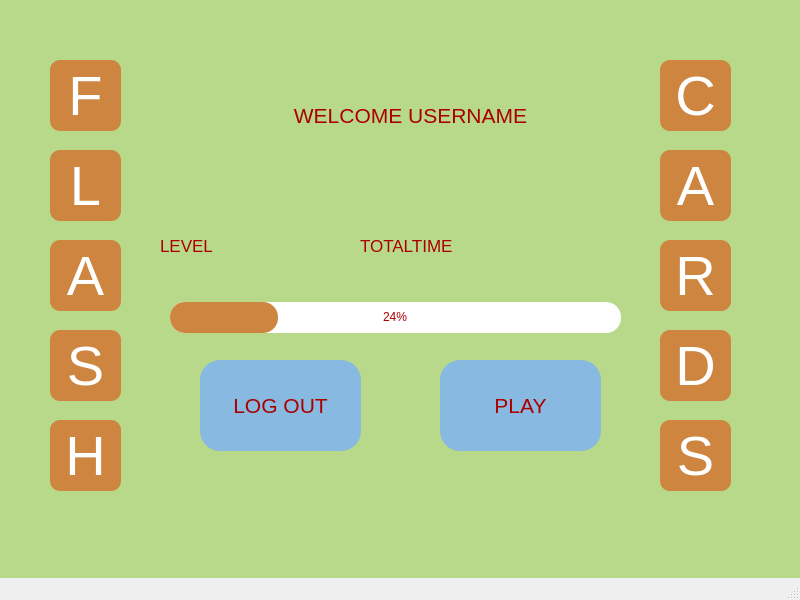
<?xml version="1.0" encoding="UTF-8"?>
<ui version="4.0">
 <class>MainWindow</class>
 <widget class="QMainWindow" name="MainWindow">
  <property name="geometry">
   <rect>
    <x>0</x>
    <y>0</y>
    <width>800</width>
    <height>600</height>
   </rect>
  </property>
  <property name="minimumSize">
   <size>
    <width>800</width>
    <height>600</height>
   </size>
  </property>
  <property name="maximumSize">
   <size>
    <width>800</width>
    <height>600</height>
   </size>
  </property>
  <property name="windowTitle">
   <string>MenuWindow</string>
  </property>
  <widget class="QWidget" name="centralwidget">
   <widget class="QLabel" name="label">
    <property name="geometry">
     <rect>
      <x>0</x>
      <y>-20</y>
      <width>800</width>
      <height>600</height>
     </rect>
    </property>
    <property name="styleSheet">
     <string notr="true">background-color:rgb(184, 217, 138);</string>
    </property>
    <property name="text">
     <string/>
    </property>
   </widget>
   <widget class="QLabel" name="label_4">
    <property name="geometry">
     <rect>
      <x>50</x>
      <y>60</y>
      <width>71</width>
      <height>71</height>
     </rect>
    </property>
    <property name="font">
     <font>
      <pointsize>42</pointsize>
     </font>
    </property>
    <property name="styleSheet">
     <string notr="true">background-color: rgb(205, 133, 63);
color: rgb(255, 255, 255);
border-radius:10px;</string>
    </property>
    <property name="text">
     <string>F</string>
    </property>
    <property name="alignment">
     <set>Qt::AlignCenter</set>
    </property>
   </widget>
   <widget class="QLabel" name="label_5">
    <property name="geometry">
     <rect>
      <x>50</x>
      <y>150</y>
      <width>71</width>
      <height>71</height>
     </rect>
    </property>
    <property name="font">
     <font>
      <pointsize>42</pointsize>
     </font>
    </property>
    <property name="styleSheet">
     <string notr="true">background-color: rgb(205, 133, 63);
color: rgb(255, 255, 255);
border-radius:10px;</string>
    </property>
    <property name="text">
     <string>L</string>
    </property>
    <property name="alignment">
     <set>Qt::AlignCenter</set>
    </property>
   </widget>
   <widget class="QLabel" name="label_6">
    <property name="geometry">
     <rect>
      <x>660</x>
      <y>150</y>
      <width>71</width>
      <height>71</height>
     </rect>
    </property>
    <property name="font">
     <font>
      <pointsize>42</pointsize>
     </font>
    </property>
    <property name="styleSheet">
     <string notr="true">background-color: rgb(205, 133, 63);
color: rgb(255, 255, 255);
border-radius:10px;</string>
    </property>
    <property name="text">
     <string>A</string>
    </property>
    <property name="alignment">
     <set>Qt::AlignCenter</set>
    </property>
   </widget>
   <widget class="QLabel" name="label_7">
    <property name="geometry">
     <rect>
      <x>660</x>
      <y>60</y>
      <width>71</width>
      <height>71</height>
     </rect>
    </property>
    <property name="font">
     <font>
      <pointsize>42</pointsize>
     </font>
    </property>
    <property name="styleSheet">
     <string notr="true">background-color: rgb(205, 133, 63);
color: rgb(255, 255, 255);
border-radius:10px;</string>
    </property>
    <property name="text">
     <string>C</string>
    </property>
    <property name="alignment">
     <set>Qt::AlignCenter</set>
    </property>
   </widget>
   <widget class="QLabel" name="label_8">
    <property name="geometry">
     <rect>
      <x>50</x>
      <y>420</y>
      <width>71</width>
      <height>71</height>
     </rect>
    </property>
    <property name="font">
     <font>
      <pointsize>42</pointsize>
     </font>
    </property>
    <property name="styleSheet">
     <string notr="true">background-color: rgb(205, 133, 63);
color: rgb(255, 255, 255);
border-radius:10px;</string>
    </property>
    <property name="text">
     <string>H</string>
    </property>
    <property name="alignment">
     <set>Qt::AlignCenter</set>
    </property>
   </widget>
   <widget class="QLabel" name="label_9">
    <property name="geometry">
     <rect>
      <x>50</x>
      <y>240</y>
      <width>71</width>
      <height>71</height>
     </rect>
    </property>
    <property name="font">
     <font>
      <pointsize>42</pointsize>
     </font>
    </property>
    <property name="styleSheet">
     <string notr="true">background-color: rgb(205, 133, 63);
color: rgb(255, 255, 255);
border-radius:10px;</string>
    </property>
    <property name="text">
     <string>A</string>
    </property>
    <property name="alignment">
     <set>Qt::AlignCenter</set>
    </property>
   </widget>
   <widget class="QLabel" name="label_10">
    <property name="geometry">
     <rect>
      <x>50</x>
      <y>330</y>
      <width>71</width>
      <height>71</height>
     </rect>
    </property>
    <property name="font">
     <font>
      <pointsize>42</pointsize>
     </font>
    </property>
    <property name="styleSheet">
     <string notr="true">background-color: rgb(205, 133, 63);
color: rgb(255, 255, 255);
border-radius:10px;</string>
    </property>
    <property name="text">
     <string>S</string>
    </property>
    <property name="alignment">
     <set>Qt::AlignCenter</set>
    </property>
   </widget>
   <widget class="QLabel" name="label_11">
    <property name="geometry">
     <rect>
      <x>660</x>
      <y>420</y>
      <width>71</width>
      <height>71</height>
     </rect>
    </property>
    <property name="font">
     <font>
      <pointsize>42</pointsize>
     </font>
    </property>
    <property name="styleSheet">
     <string notr="true">background-color: rgb(205, 133, 63);
color: rgb(255, 255, 255);
border-radius:10px;</string>
    </property>
    <property name="text">
     <string>S</string>
    </property>
    <property name="alignment">
     <set>Qt::AlignCenter</set>
    </property>
   </widget>
   <widget class="QLabel" name="label_12">
    <property name="geometry">
     <rect>
      <x>660</x>
      <y>330</y>
      <width>71</width>
      <height>71</height>
     </rect>
    </property>
    <property name="font">
     <font>
      <pointsize>42</pointsize>
     </font>
    </property>
    <property name="styleSheet">
     <string notr="true">background-color: rgb(205, 133, 63);
color: rgb(255, 255, 255);
border-radius:10px;</string>
    </property>
    <property name="text">
     <string>D</string>
    </property>
    <property name="alignment">
     <set>Qt::AlignCenter</set>
    </property>
   </widget>
   <widget class="QLabel" name="label_13">
    <property name="geometry">
     <rect>
      <x>660</x>
      <y>240</y>
      <width>71</width>
      <height>71</height>
     </rect>
    </property>
    <property name="font">
     <font>
      <pointsize>42</pointsize>
     </font>
    </property>
    <property name="styleSheet">
     <string notr="true">background-color: rgb(205, 133, 63);
color: rgb(255, 255, 255);
border-radius:10px;</string>
    </property>
    <property name="text">
     <string>R</string>
    </property>
    <property name="alignment">
     <set>Qt::AlignCenter</set>
    </property>
   </widget>
   <widget class="QLabel" name="username_label">
    <property name="geometry">
     <rect>
      <x>270</x>
      <y>90</y>
      <width>281</width>
      <height>51</height>
     </rect>
    </property>
    <property name="font">
     <font>
      <pointsize>16</pointsize>
     </font>
    </property>
    <property name="styleSheet">
     <string notr="true">color:rgb(170, 0, 0);</string>
    </property>
    <property name="text">
     <string>WELCOME USERNAME</string>
    </property>
    <property name="alignment">
     <set>Qt::AlignCenter</set>
    </property>
   </widget>
   <widget class="QLabel" name="level_label">
    <property name="geometry">
     <rect>
      <x>160</x>
      <y>230</y>
      <width>191</width>
      <height>31</height>
     </rect>
    </property>
    <property name="font">
     <font>
      <pointsize>13</pointsize>
     </font>
    </property>
    <property name="styleSheet">
     <string notr="true">color:rgb(170, 0, 0);</string>
    </property>
    <property name="text">
     <string>LEVEL</string>
    </property>
    <property name="alignment">
     <set>Qt::AlignLeading|Qt::AlignLeft|Qt::AlignVCenter</set>
    </property>
   </widget>
   <widget class="QLabel" name="totaltime_label">
    <property name="geometry">
     <rect>
      <x>360</x>
      <y>230</y>
      <width>291</width>
      <height>31</height>
     </rect>
    </property>
    <property name="font">
     <font>
      <pointsize>13</pointsize>
     </font>
    </property>
    <property name="styleSheet">
     <string notr="true">color: rgb(170, 0, 0);</string>
    </property>
    <property name="text">
     <string>TOTALTIME</string>
    </property>
    <property name="alignment">
     <set>Qt::AlignLeading|Qt::AlignLeft|Qt::AlignVCenter</set>
    </property>
   </widget>
   <widget class="QProgressBar" name="level_progress">
    <property name="geometry">
     <rect>
      <x>170</x>
      <y>302</y>
      <width>451</width>
      <height>31</height>
     </rect>
    </property>
    <property name="styleSheet">
     <string notr="true">QProgressBar{
	background-color: rgb(255, 255, 255);
	color: rgb(170, 0, 0);
border-radius:15px;
text-align:center;
}
QProgressBar::chunk{
border-radius:15px;
	background-color: rgb(205, 133, 63);
}</string>
    </property>
    <property name="value">
     <number>24</number>
    </property>
    <property name="orientation">
     <enum>Qt::Horizontal</enum>
    </property>
   </widget>
   <widget class="QPushButton" name="logout_button">
    <property name="geometry">
     <rect>
      <x>200</x>
      <y>360</y>
      <width>161</width>
      <height>91</height>
     </rect>
    </property>
    <property name="font">
     <font>
      <pointsize>16</pointsize>
     </font>
    </property>
    <property name="styleSheet">
     <string notr="true">QPushButton{
	background-color: rgb(135, 185, 225);
	color: rgb(170, 0, 0);
border-radius:20px;
}
QPushButton::hover{
	background-color: rgb(5, 119, 161);
	color: rgb(255, 255, 255);
}
QPushButton::pressed{
	background-color: rgb(36, 83, 109);
    padding-left:5px;
	color: rgb(255, 255, 255);
    padding-top:5px;
}</string>
    </property>
    <property name="text">
     <string>LOG OUT</string>
    </property>
   </widget>
   <widget class="QPushButton" name="play_button">
    <property name="geometry">
     <rect>
      <x>440</x>
      <y>360</y>
      <width>161</width>
      <height>91</height>
     </rect>
    </property>
    <property name="font">
     <font>
      <pointsize>16</pointsize>
     </font>
    </property>
    <property name="styleSheet">
     <string notr="true">QPushButton{
	background-color: rgb(135, 185, 225);
	color: rgb(170, 0, 0);
border-radius:20px;
}
QPushButton::hover{
	background-color: rgb(5, 119, 161);
	color: rgb(255, 255, 255);
}
QPushButton::pressed{
	background-color: rgb(36, 83, 109);
    padding-left:5px;
	color: rgb(255, 255, 255);
    padding-top:5px;
}</string>
    </property>
    <property name="text">
     <string>PLAY</string>
    </property>
   </widget>
  </widget>
  <widget class="QMenuBar" name="menubar">
   <property name="geometry">
    <rect>
     <x>0</x>
     <y>0</y>
     <width>800</width>
     <height>26</height>
    </rect>
   </property>
  </widget>
  <widget class="QStatusBar" name="statusbar"/>
 </widget>
 <resources/>
 <connections/>
</ui>
